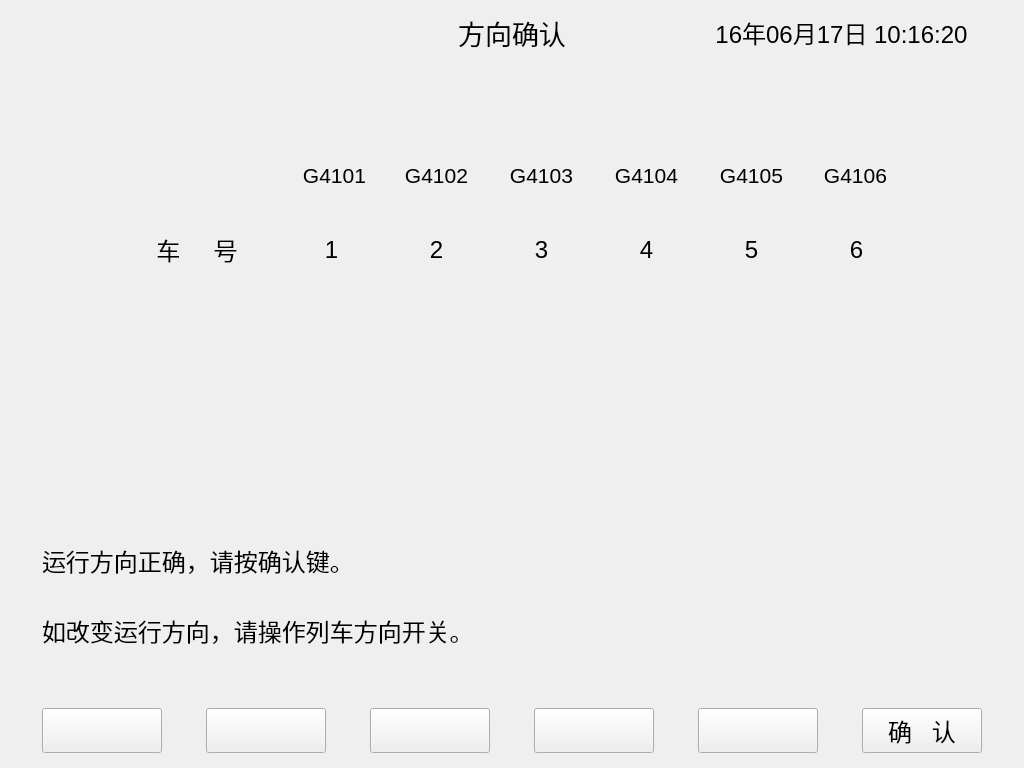
<?xml version="1.0" encoding="UTF-8"?>
<ui version="4.0">
 <class>setdirection</class>
 <widget class="QDialog" name="setdirection">
  <property name="geometry">
   <rect>
    <x>0</x>
    <y>0</y>
    <width>1024</width>
    <height>768</height>
   </rect>
  </property>
  <property name="windowTitle">
   <string>方向确认</string>
  </property>
  <widget class="QLabel" name="labelinfo_1_2">
   <property name="geometry">
    <rect>
     <x>279</x>
     <y>232</y>
     <width>105</width>
     <height>35</height>
    </rect>
   </property>
   <property name="font">
    <font>
     <pointsize>18</pointsize>
    </font>
   </property>
   <property name="text">
    <string>1</string>
   </property>
   <property name="alignment">
    <set>Qt::AlignCenter</set>
   </property>
  </widget>
  <widget class="QLabel" name="carimagelabel6">
   <property name="geometry">
    <rect>
     <x>804</x>
     <y>150</y>
     <width>105</width>
     <height>80</height>
    </rect>
   </property>
   <property name="text">
    <string/>
   </property>
  </widget>
  <widget class="QLabel" name="carimagelabel2">
   <property name="geometry">
    <rect>
     <x>384</x>
     <y>150</y>
     <width>105</width>
     <height>80</height>
    </rect>
   </property>
   <property name="text">
    <string/>
   </property>
  </widget>
  <widget class="QLabel" name="carlabel6">
   <property name="geometry">
    <rect>
     <x>816</x>
     <y>163</y>
     <width>79</width>
     <height>25</height>
    </rect>
   </property>
   <property name="font">
    <font>
     <pointsize>16</pointsize>
    </font>
   </property>
   <property name="text">
    <string>G4106</string>
   </property>
   <property name="alignment">
    <set>Qt::AlignCenter</set>
   </property>
  </widget>
  <widget class="QLabel" name="labelinfo_1_4">
   <property name="geometry">
    <rect>
     <x>489</x>
     <y>232</y>
     <width>105</width>
     <height>35</height>
    </rect>
   </property>
   <property name="font">
    <font>
     <pointsize>18</pointsize>
    </font>
   </property>
   <property name="text">
    <string>3</string>
   </property>
   <property name="alignment">
    <set>Qt::AlignCenter</set>
   </property>
  </widget>
  <widget class="QPushButton" name="buttontemp5">
   <property name="geometry">
    <rect>
     <x>698</x>
     <y>708</y>
     <width>120</width>
     <height>45</height>
    </rect>
   </property>
   <property name="font">
    <font>
     <pointsize>18</pointsize>
    </font>
   </property>
   <property name="focusPolicy">
    <enum>Qt::NoFocus</enum>
   </property>
   <property name="text">
    <string/>
   </property>
  </widget>
  <widget class="QLabel" name="labelinfo_1_1">
   <property name="geometry">
    <rect>
     <x>115</x>
     <y>232</y>
     <width>164</width>
     <height>35</height>
    </rect>
   </property>
   <property name="font">
    <font>
     <pointsize>18</pointsize>
    </font>
   </property>
   <property name="text">
    <string>车     号</string>
   </property>
   <property name="alignment">
    <set>Qt::AlignCenter</set>
   </property>
  </widget>
  <widget class="QLabel" name="carimagelabel3">
   <property name="geometry">
    <rect>
     <x>489</x>
     <y>150</y>
     <width>105</width>
     <height>80</height>
    </rect>
   </property>
   <property name="text">
    <string/>
   </property>
  </widget>
  <widget class="QLabel" name="labelarrow">
   <property name="geometry">
    <rect>
     <x>115</x>
     <y>150</y>
     <width>164</width>
     <height>80</height>
    </rect>
   </property>
   <property name="text">
    <string/>
   </property>
   <property name="alignment">
    <set>Qt::AlignCenter</set>
   </property>
  </widget>
  <widget class="QLabel" name="labelinfo_1_3">
   <property name="geometry">
    <rect>
     <x>384</x>
     <y>232</y>
     <width>105</width>
     <height>35</height>
    </rect>
   </property>
   <property name="font">
    <font>
     <pointsize>18</pointsize>
    </font>
   </property>
   <property name="text">
    <string>2</string>
   </property>
   <property name="alignment">
    <set>Qt::AlignCenter</set>
   </property>
  </widget>
  <widget class="QLabel" name="title_3">
   <property name="geometry">
    <rect>
     <x>669</x>
     <y>10</y>
     <width>345</width>
     <height>45</height>
    </rect>
   </property>
   <property name="sizePolicy">
    <sizepolicy hsizetype="Expanding" vsizetype="Expanding">
     <horstretch>0</horstretch>
     <verstretch>0</verstretch>
    </sizepolicy>
   </property>
   <property name="font">
    <font>
     <pointsize>18</pointsize>
    </font>
   </property>
   <property name="styleSheet">
    <string notr="true"/>
   </property>
   <property name="text">
    <string>16年06月17日 10:16:20</string>
   </property>
   <property name="alignment">
    <set>Qt::AlignCenter</set>
   </property>
  </widget>
  <widget class="QPushButton" name="buttontemp2">
   <property name="geometry">
    <rect>
     <x>206</x>
     <y>708</y>
     <width>120</width>
     <height>45</height>
    </rect>
   </property>
   <property name="font">
    <font>
     <pointsize>18</pointsize>
    </font>
   </property>
   <property name="focusPolicy">
    <enum>Qt::NoFocus</enum>
   </property>
   <property name="text">
    <string/>
   </property>
  </widget>
  <widget class="QLabel" name="labelinfo_1_5">
   <property name="geometry">
    <rect>
     <x>594</x>
     <y>232</y>
     <width>105</width>
     <height>35</height>
    </rect>
   </property>
   <property name="font">
    <font>
     <pointsize>18</pointsize>
    </font>
   </property>
   <property name="text">
    <string>4</string>
   </property>
   <property name="alignment">
    <set>Qt::AlignCenter</set>
   </property>
  </widget>
  <widget class="QLabel" name="carlabel4">
   <property name="geometry">
    <rect>
     <x>606</x>
     <y>163</y>
     <width>81</width>
     <height>25</height>
    </rect>
   </property>
   <property name="font">
    <font>
     <pointsize>16</pointsize>
    </font>
   </property>
   <property name="text">
    <string>G4104</string>
   </property>
   <property name="alignment">
    <set>Qt::AlignCenter</set>
   </property>
  </widget>
  <widget class="QLabel" name="title_2">
   <property name="geometry">
    <rect>
     <x>355</x>
     <y>10</y>
     <width>314</width>
     <height>45</height>
    </rect>
   </property>
   <property name="sizePolicy">
    <sizepolicy hsizetype="Expanding" vsizetype="Expanding">
     <horstretch>0</horstretch>
     <verstretch>0</verstretch>
    </sizepolicy>
   </property>
   <property name="font">
    <font>
     <pointsize>20</pointsize>
    </font>
   </property>
   <property name="styleSheet">
    <string notr="true"/>
   </property>
   <property name="text">
    <string>方向确认</string>
   </property>
   <property name="alignment">
    <set>Qt::AlignCenter</set>
   </property>
  </widget>
  <widget class="QLabel" name="labelinfo_1_7">
   <property name="geometry">
    <rect>
     <x>804</x>
     <y>232</y>
     <width>105</width>
     <height>35</height>
    </rect>
   </property>
   <property name="font">
    <font>
     <pointsize>18</pointsize>
    </font>
   </property>
   <property name="text">
    <string>6</string>
   </property>
   <property name="alignment">
    <set>Qt::AlignCenter</set>
   </property>
  </widget>
  <widget class="QPushButton" name="buttontemp1">
   <property name="geometry">
    <rect>
     <x>42</x>
     <y>708</y>
     <width>120</width>
     <height>45</height>
    </rect>
   </property>
   <property name="font">
    <font>
     <pointsize>18</pointsize>
    </font>
   </property>
   <property name="focusPolicy">
    <enum>Qt::NoFocus</enum>
   </property>
   <property name="text">
    <string/>
   </property>
  </widget>
  <widget class="QLabel" name="carimagelabel4">
   <property name="geometry">
    <rect>
     <x>594</x>
     <y>150</y>
     <width>105</width>
     <height>80</height>
    </rect>
   </property>
   <property name="text">
    <string/>
   </property>
  </widget>
  <widget class="QLabel" name="title">
   <property name="geometry">
    <rect>
     <x>10</x>
     <y>10</y>
     <width>345</width>
     <height>45</height>
    </rect>
   </property>
   <property name="sizePolicy">
    <sizepolicy hsizetype="Expanding" vsizetype="Expanding">
     <horstretch>0</horstretch>
     <verstretch>0</verstretch>
    </sizepolicy>
   </property>
   <property name="font">
    <font>
     <pointsize>18</pointsize>
    </font>
   </property>
   <property name="styleSheet">
    <string notr="true"/>
   </property>
   <property name="text">
    <string/>
   </property>
  </widget>
  <widget class="QPushButton" name="buttontemp4">
   <property name="geometry">
    <rect>
     <x>534</x>
     <y>708</y>
     <width>120</width>
     <height>45</height>
    </rect>
   </property>
   <property name="font">
    <font>
     <pointsize>18</pointsize>
    </font>
   </property>
   <property name="focusPolicy">
    <enum>Qt::NoFocus</enum>
   </property>
   <property name="text">
    <string/>
   </property>
  </widget>
  <widget class="QLabel" name="carlabel5">
   <property name="geometry">
    <rect>
     <x>711</x>
     <y>163</y>
     <width>81</width>
     <height>25</height>
    </rect>
   </property>
   <property name="font">
    <font>
     <pointsize>16</pointsize>
    </font>
   </property>
   <property name="text">
    <string>G4105</string>
   </property>
   <property name="alignment">
    <set>Qt::AlignCenter</set>
   </property>
  </widget>
  <widget class="QLabel" name="carlabel3">
   <property name="geometry">
    <rect>
     <x>501</x>
     <y>163</y>
     <width>81</width>
     <height>25</height>
    </rect>
   </property>
   <property name="font">
    <font>
     <pointsize>16</pointsize>
    </font>
   </property>
   <property name="text">
    <string>G4103</string>
   </property>
   <property name="alignment">
    <set>Qt::AlignCenter</set>
   </property>
  </widget>
  <widget class="QLabel" name="labelinfo_1_6">
   <property name="geometry">
    <rect>
     <x>699</x>
     <y>232</y>
     <width>105</width>
     <height>35</height>
    </rect>
   </property>
   <property name="font">
    <font>
     <pointsize>18</pointsize>
    </font>
   </property>
   <property name="text">
    <string>5</string>
   </property>
   <property name="alignment">
    <set>Qt::AlignCenter</set>
   </property>
  </widget>
  <widget class="QLabel" name="carimagelabel1">
   <property name="geometry">
    <rect>
     <x>279</x>
     <y>150</y>
     <width>105</width>
     <height>80</height>
    </rect>
   </property>
   <property name="text">
    <string/>
   </property>
  </widget>
  <widget class="QLabel" name="labelbuttonarea">
   <property name="geometry">
    <rect>
     <x>10</x>
     <y>703</y>
     <width>1004</width>
     <height>55</height>
    </rect>
   </property>
   <property name="text">
    <string/>
   </property>
  </widget>
  <widget class="QLabel" name="labelmessage">
   <property name="geometry">
    <rect>
     <x>42</x>
     <y>540</y>
     <width>651</width>
     <height>40</height>
    </rect>
   </property>
   <property name="font">
    <font>
     <pointsize>18</pointsize>
    </font>
   </property>
   <property name="text">
    <string>运行方向正确，请按确认键。</string>
   </property>
   <property name="alignment">
    <set>Qt::AlignLeading|Qt::AlignLeft|Qt::AlignVCenter</set>
   </property>
  </widget>
  <widget class="QLabel" name="carlabel2">
   <property name="geometry">
    <rect>
     <x>396</x>
     <y>163</y>
     <width>81</width>
     <height>25</height>
    </rect>
   </property>
   <property name="font">
    <font>
     <pointsize>16</pointsize>
    </font>
   </property>
   <property name="text">
    <string>G4102</string>
   </property>
   <property name="alignment">
    <set>Qt::AlignCenter</set>
   </property>
  </widget>
  <widget class="QPushButton" name="buttonsure">
   <property name="geometry">
    <rect>
     <x>862</x>
     <y>708</y>
     <width>120</width>
     <height>45</height>
    </rect>
   </property>
   <property name="font">
    <font>
     <pointsize>18</pointsize>
    </font>
   </property>
   <property name="focusPolicy">
    <enum>Qt::NoFocus</enum>
   </property>
   <property name="text">
    <string>确   认</string>
   </property>
  </widget>
  <widget class="QLabel" name="carlabel1">
   <property name="geometry">
    <rect>
     <x>295</x>
     <y>163</y>
     <width>79</width>
     <height>25</height>
    </rect>
   </property>
   <property name="font">
    <font>
     <pointsize>16</pointsize>
    </font>
   </property>
   <property name="text">
    <string>G4101</string>
   </property>
   <property name="alignment">
    <set>Qt::AlignCenter</set>
   </property>
  </widget>
  <widget class="QPushButton" name="buttontemp3">
   <property name="geometry">
    <rect>
     <x>370</x>
     <y>708</y>
     <width>120</width>
     <height>45</height>
    </rect>
   </property>
   <property name="font">
    <font>
     <pointsize>18</pointsize>
    </font>
   </property>
   <property name="focusPolicy">
    <enum>Qt::NoFocus</enum>
   </property>
   <property name="text">
    <string/>
   </property>
  </widget>
  <widget class="QLabel" name="carimagelabel5">
   <property name="geometry">
    <rect>
     <x>699</x>
     <y>150</y>
     <width>105</width>
     <height>80</height>
    </rect>
   </property>
   <property name="text">
    <string/>
   </property>
  </widget>
  <widget class="QLabel" name="labelmessage_2">
   <property name="geometry">
    <rect>
     <x>42</x>
     <y>610</y>
     <width>651</width>
     <height>40</height>
    </rect>
   </property>
   <property name="font">
    <font>
     <pointsize>18</pointsize>
    </font>
   </property>
   <property name="text">
    <string>如改变运行方向，请操作列车方向开关。</string>
   </property>
   <property name="alignment">
    <set>Qt::AlignLeading|Qt::AlignLeft|Qt::AlignVCenter</set>
   </property>
  </widget>
  <zorder>labelbuttonarea</zorder>
  <zorder>carimagelabel3</zorder>
  <zorder>carimagelabel1</zorder>
  <zorder>carimagelabel2</zorder>
  <zorder>carimagelabel5</zorder>
  <zorder>carimagelabel4</zorder>
  <zorder>carimagelabel6</zorder>
  <zorder>labelarrow</zorder>
  <zorder>labelinfo_1_2</zorder>
  <zorder>carlabel6</zorder>
  <zorder>labelinfo_1_4</zorder>
  <zorder>buttontemp5</zorder>
  <zorder>labelinfo_1_1</zorder>
  <zorder>labelinfo_1_3</zorder>
  <zorder>title_3</zorder>
  <zorder>buttontemp2</zorder>
  <zorder>labelinfo_1_5</zorder>
  <zorder>carlabel4</zorder>
  <zorder>title_2</zorder>
  <zorder>labelinfo_1_7</zorder>
  <zorder>buttontemp1</zorder>
  <zorder>title</zorder>
  <zorder>buttontemp4</zorder>
  <zorder>carlabel5</zorder>
  <zorder>carlabel3</zorder>
  <zorder>labelinfo_1_6</zorder>
  <zorder>labelmessage</zorder>
  <zorder>carlabel2</zorder>
  <zorder>buttonsure</zorder>
  <zorder>carlabel1</zorder>
  <zorder>buttontemp3</zorder>
  <zorder>labelmessage_2</zorder>
 </widget>
 <resources/>
 <connections/>
</ui>
